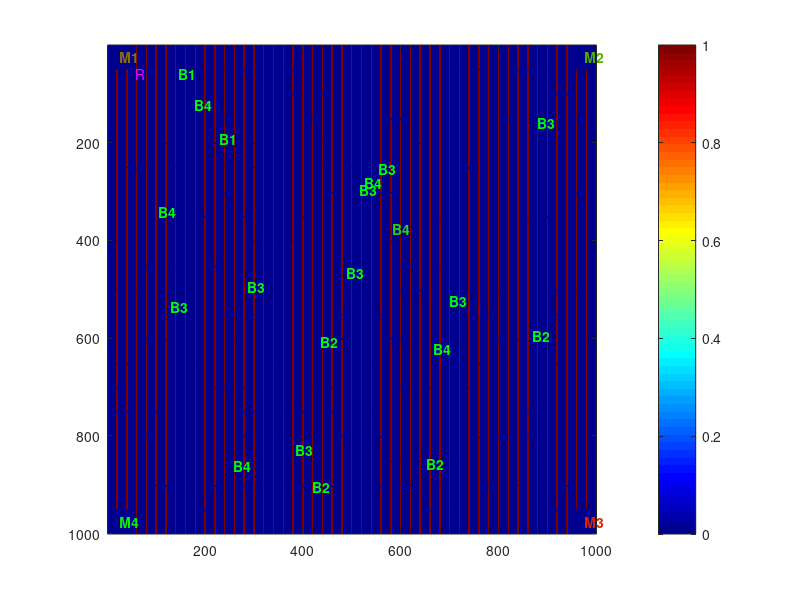

The MATLAB source for this figure: (Note: this script raises an error after producing the figure.)
clear, clc, close all
%mex goal_planner.cpp
% map = [1 0 0 0 0 0 0 2;
%        0 0 0 0 0 0 0 0;
%        0 -1 0 0 -1 0 0 0;
%        0 0 0 0 0 0 0 0;
%        0 0 -1 0 0 0 0 0;
%        0 0 0 0 0 -2 0 0;
%        0 0 0 -2 0 0 0 0;4,4
%        1 0 0 0 0 0 0 2];
robotpos = [0,0];
depletion = [0, 0.05, ...
             0.1, 0];

%while 1==1         
    %action = goal_planner(map, robotpos, depletion)
load('map.mat')
load('initialconditions.mat')
figure('units','normalized','outerposition',[0 0 1 1]);
imagesc(map'); axis square; colorbar; colormap jet; hold on;


machinehandles = {}
for i= 1:length(machines)
    machinehandles{end+1} = text(machines(i,1)+1,machines(i,2)+1,['M',num2str(machines(i,3))],'Color',1-[machines(i,4),1-machines(i,4),1],'FontWeight','bold');
end

binhandles = {}
for i = 1:length(bins)
    binhandles{end+1} = text(bins(i,1)+1,bins(i,2)+1,['B',num2str(bins(i,3))],'Color',1-[bins(i,4),1-bins(i,4),1],'FontWeight','bold');
    %draw(bins(i,1),bins(i,2),'Color',1-[bins(i,4),1-bins(i,4),1]);
end
hr = text(robotpos(1)+1,robotpos(2)+1,'R','Color', 'm')


%todo whileloop, generate plan, etc.
action = [1:1000;1:1000]'
binpos = [10,10];
binnum = 4;


for j = 1:length(action)
    %update position
    robotpos = action(j,:);
    
    %check if legal motion
    if map(robotpos(1)+1,robotpos(2)+1) == 1
        throw(MException('runFile:invalidMove','next move, position %d,%d does not exist',robotpos(1)+1,robotpos(2)+1))
    end
    %TODO check if at bin location and change machine states
    if robotpos(1)+1==binpos(1)+1 &&robotpos(2)==binpos(2)
        fprintf('picking up from bin B%d at position (%d,%d)\n',[bins(binnum,3),robotpos(1)+1,robotpos(2)+1])
        bins(binnum,4) = bins(binnum,4)-.2;
    end
    
    
    %update supply levels in machines and bins
    for i = 1:length(bins)
        if bins(i,4)<1-.001
            bins(i,4) = bins(i,4)+.001;
        end
    end
    for i = 1:length(machines)
        if machines(i,4)>.001
            machines(i,4) = machines(i,4)-.001;
        end
    end
    %update drawing
    delete(hr);
    hr = text(robotpos(1)+1,robotpos(2)+1,'R','Color', 'm');
    for i= 1:length(machines)
        delete(machinehandles{i});
        machinehandles{i} = text(machines(i,1)+1,machines(i,2)+1,['M',num2str(machines(i,3))],'Color',1-[machines(i,4),1-machines(i,4),1],'FontWeight','bold');
    end

    for i = 1:length(bins)
        delete(binhandles{i});
        binhandles{i} = text(bins(i,1)+1,bins(i,2)+1,['B',num2str(bins(i,3))],'Color',1-[bins(i,4),1-bins(i,4),1],'FontWeight','bold');
    %draw(bins(i,1),bins(i,2),'Color',1-[bins(i,4),1-bins(i,4),1]);
    end

    drawnow
end

%%    %draw the positions
if (hr ~= -1)
        delete(hr);
        delete(ht);
end
hr = text(robotpos(1), robotpos(2), 'R', 'Color', 'g', 'FontWeight', 'bold');
ht = text(targetpos(1), targetpos(2), 'T', 'Color', 'm', 'FontWeight', 'bold');

%end